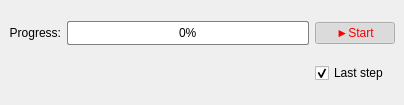
<?xml version="1.0" encoding="UTF-8"?>
<ui version="4.0">
 <class>TimecontrolPanel</class>
 <widget class="QDockWidget" name="TimecontrolPanel">
  <property name="geometry">
   <rect>
    <x>0</x>
    <y>0</y>
    <width>404</width>
    <height>105</height>
   </rect>
  </property>
  <property name="sizePolicy">
   <sizepolicy hsizetype="Preferred" vsizetype="Fixed">
    <horstretch>0</horstretch>
    <verstretch>0</verstretch>
   </sizepolicy>
  </property>
  <property name="minimumSize">
   <size>
    <width>257</width>
    <height>105</height>
   </size>
  </property>
  <property name="baseSize">
   <size>
    <width>0</width>
    <height>0</height>
   </size>
  </property>
  <property name="features">
   <set>QDockWidget::AllDockWidgetFeatures</set>
  </property>
  <property name="windowTitle">
   <string>Time Controls</string>
  </property>
  <widget class="QWidget" name="dockWidgetContents">
   <layout class="QGridLayout" name="gridLayout" rowstretch="0,0,0,0,0,0,0">
    <item row="0" column="2">
     <widget class="QProgressBar" name="m_progress">
      <property name="styleSheet">
       <string notr="true">QProgressBar::chunk {
     background-color: #3add36;
     width: 1px;
 }

 QProgressBar {
     border: 1px solid grey;
     border-radius: 2px;
     text-align: center;
 }</string>
      </property>
      <property name="maximum">
       <number>100</number>
      </property>
      <property name="value">
       <number>0</number>
      </property>
      <property name="textVisible">
       <bool>true</bool>
      </property>
      <property name="invertedAppearance">
       <bool>false</bool>
      </property>
      <property name="format">
       <string>%p%</string>
      </property>
     </widget>
    </item>
    <item row="0" column="0">
     <widget class="QLabel" name="LBL_Progress">
      <property name="text">
       <string>Progress:</string>
      </property>
      <property name="alignment">
       <set>Qt::AlignRight|Qt::AlignTrailing|Qt::AlignVCenter</set>
      </property>
     </widget>
    </item>
    <item row="0" column="4" colspan="2">
     <widget class="QPushButton" name="stop_button">
      <property name="styleSheet">
       <string notr="true">QPushButton:checked {
	color: red;
}
QPushButton {
	color: blue;
}</string>
      </property>
      <property name="text">
       <string>►Start</string>
      </property>
      <property name="checkable">
       <bool>true</bool>
      </property>
      <property name="checked">
       <bool>true</bool>
      </property>
     </widget>
    </item>
    <item row="4" column="2">
     <widget class="SliderControl" name="sliderControl" native="true"/>
    </item>
    <item row="4" column="4">
     <widget class="QCheckBox" name="lastStepCHK">
      <property name="text">
       <string>Last step</string>
      </property>
      <property name="checked">
       <bool>true</bool>
      </property>
     </widget>
    </item>
   </layout>
  </widget>
 </widget>
 <customwidgets>
  <customwidget>
   <class>SliderControl</class>
   <extends>QWidget</extends>
   <header>slidercontrol.h</header>
   <container>1</container>
  </customwidget>
 </customwidgets>
 <resources/>
 <connections/>
</ui>
